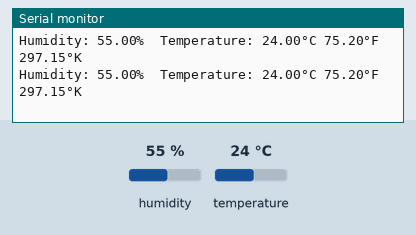
A sketch run on a simulated Arduino Uno, built with avr-gcc and run on an emulated ATmega328P. Shown: the last lines printed to the serial monitor. Inputs (shaded band) come from the test bench; at power-on: humidity 55 %, temperature 24 °C. No radio packets arrive unless stated.

Above: at 2.8 s.
2.9 s: humidity set to 22 %
At 5.0 s:
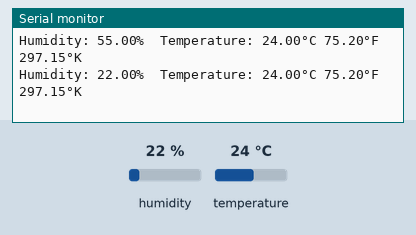
5.6 s: temperature set to 12 °C
At 6.9 s:
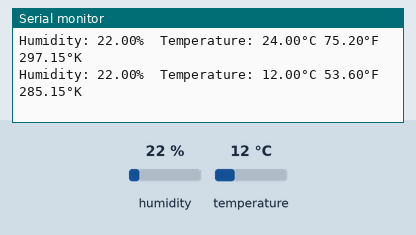
8.3 s: humidity set to 40 %
At 10.5 s:
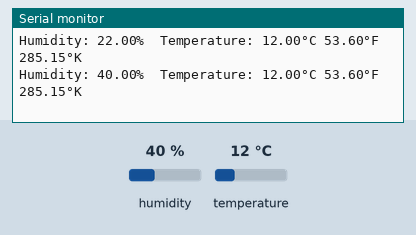
Timing chart, 0 to 12.0 s (numbered marks = the images above; inputs shaded):
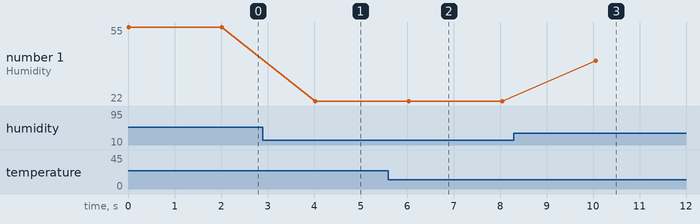

The sketch:

Transmitter.ino
```cpp
#include <SPI.h>
#include <nRF24L01.h>
#include <RF24.h>
#include <DHT.h>

// Setup for the DHT11 sensor:
#define DHTPIN 2     // Digital pin connected to the DHT sensor
#define DHTTYPE DHT22 // DHT 11
DHT dht(DHTPIN, DHTTYPE);

// Setup for the nRF24L01:
RF24 radio(9, 8); // CE, CSN pins
const byte address[6] = "00001";

struct SensorData {
  float humidity;
  float temp_c;
  float temp_f;
  float temp_k;
} sensorData;

void setup() {
  Serial.begin(9600);
  dht.begin();
  radio.begin();
  radio.openWritingPipe(address);
  radio.setPALevel(RF24_PA_LOW);
  radio.stopListening();
}

void loop() {
  // Reading humidity and temperature
  sensorData.humidity = dht.readHumidity();
  sensorData.temp_c = dht.readTemperature(); // Celsius
  sensorData.temp_f = dht.readTemperature(true); // Fahrenheit
  sensorData.temp_k = sensorData.temp_c + 273.15; // Kelvin

  // Check if any reads failed and exit early (to try again).
  if (isnan(sensorData.humidity) || isnan(sensorData.temp_c) || isnan(sensorData.temp_f)) {
    Serial.println("Failed to read from DHT sensor!");
    return;
  }

  // Print the values to the Serial Monitor
  Serial.print("Humidity: ");
  Serial.print(sensorData.humidity);
  Serial.print("%  Temperature: ");
  Serial.print(sensorData.temp_c);
  Serial.print("°C ");
  Serial.print(sensorData.temp_f);
  Serial.print("°F ");
  Serial.print(sensorData.temp_k);
  Serial.println("°K ");

  // Send the data
  radio.write(&sensorData, sizeof(sensorData));

  // Delay between measurements
  delay(2000);
}
```

Measured:
- after the input at 2.9 s, the serial monitor: prints a new line after 1.1 s (image 1)
- after the input at 5.6 s, the serial monitor: prints a new line after 0.44 s (image 2)
- after the input at 8.3 s, the serial monitor: prints a new line after 1.8 s (image 3)
- plotted number 1: 55 → 22 after the input at 2.9 s, 22 → 40 after the input at 8.3 s
